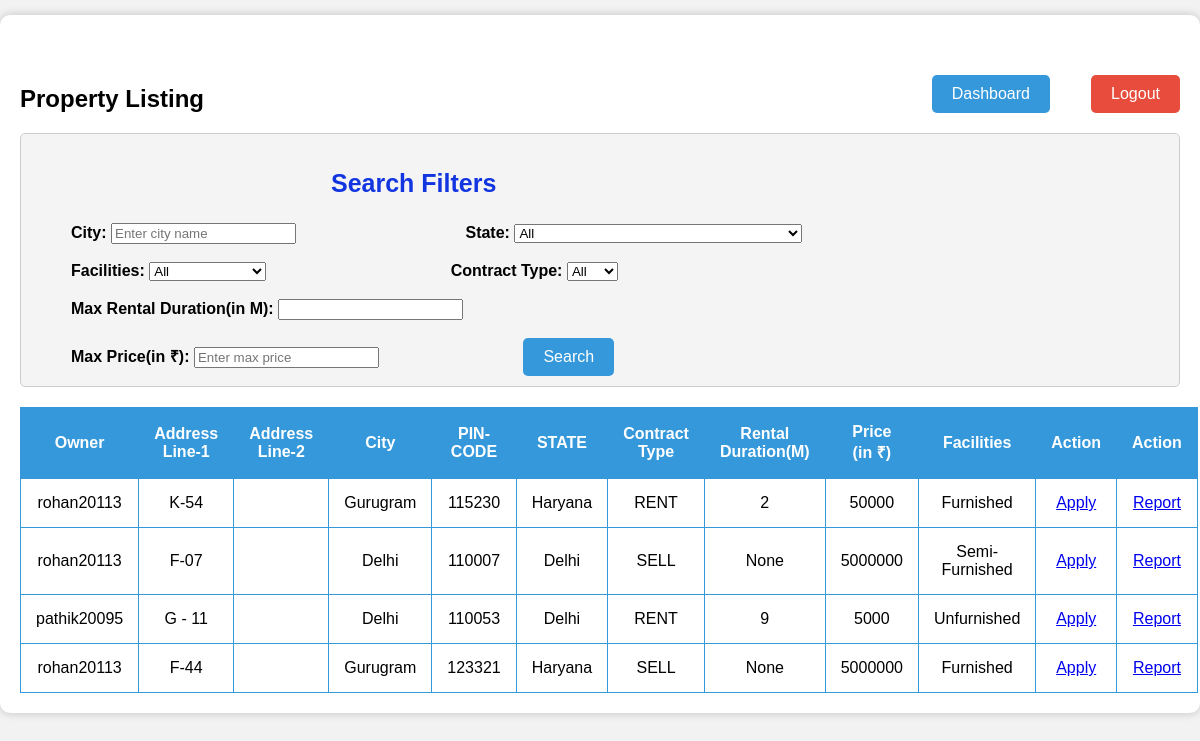
Screenshot of /search_properties/ (signed in) with the database file from the repository.
### project_app/models.py (models this page shows, shortened)
class Property(models.Model):
    owner = models.CharField(max_length=30,  null= False, blank=False, default = None)
    address_line_1 = models.CharField(max_length=30,  null= False, blank=False, default = None)
    address_line_2 = models.CharField(max_length=30,  null= False, blank=True, default = '')
    state = models.CharField(max_length=30,  null= False, blank=False, default = None)
    city = models.CharField(max_length=30,  null= False, blank=False, default = None)
    pincode = models.CharField(max_length=6,  null= False, blank=False, default = None)
    type = models.CharField(max_length=4,  null= False, blank=False, default = None)
    duration = models.DecimalField(decimal_places=0, max_digits=3, validators=[MaxValueValidator(limit_value=240)], null = True, blank = True, default = None)
    price = models.DecimalField(decimal_places=0, max_digits=10, null = True, blank = True, default= 0)
    facilities = models.CharField(max_length=20,  null= False, blank=False, default = None)

### project_app/views.py (the view)
# urls.py: path("search_properties/", views.search_properties, name="search_properties_page"),
def search_properties(request):
    request.session['transaction_ekyc'] = None
    if(request.method == 'POST'):
        username = request.session.get('username')
        if(request.session.get('email_kyc') is None):
            return redirect('logout_page')
        if(username is None):
            return redirect('login_page')
    else:
        username = request.session.get('username')
        if(request.session.get('email_kyc') is None):
            return redirect('logout_page')
        if(username is None):
            return redirect('login_page')
        try:
            my_properties_list = []
            properties = list(Property.objects.values())
            for i in range(len(properties)):
                if(properties[i]['owner'] !=username and properties[i]['type'] in ['SELL', 'RENT']):
                    my_properties_list.append(properties[i])
            applications = list(PropertyApplications.objects.values())
            user_details = [{'user': username}]
            return render(request, 'search_properties.html', {'properties':my_properties_list, 'applications':applications, 'user': user_details})
        except:
            messages.error(request, 'Unexpected Error')
            return redirect('dashboard_page')

### project_app/templates/search_properties.html (shortened to what this page needs)
<!DOCTYPE html>
<html>
<head>
</head>
<body>
    <div class="container">
        <div>
            <h2 style="margin-top: 50px;">Property Listing</h2>
            <a class="dashboard-button" href="/dashboard">Dashboard</a>
            <a class="logout-button" href="/logout">Logout</a>
        </div>
        <div class="filter-container">
            <h3 style="margin-left:300px;text-shadow: #1e6aae;text-underline-position: auto;font-size: 25px;
            width: fit-content;color: #1235e1;">Search Filters</h3>
            <label class="filter-label"  for="filter-city">City:</label>
            <input type="text" id="filter-city" placeholder="Enter city name">
            <label class="filter-label-third" for="filter-state">State:</label>
            <select id="filter-state">
                <option value="">All</option>
            </select>
            <br></br>
            <label class="filter-label" for="filter-facilities">Facilities:</label>
            <select id="filter-facilities">
                <option value="">All</option>
            </select>
            <label class="filter-label-second" for="filter-type">Contract Type:</label>
            <select id="filter-type">
                <option value="">All</option>
            </select>
            <br></br>
            <label class = "filter-label" for="filter-duration">Max Rental Duration(in M):</label>
            <input type="number" id="filter-duration" name="duration" min="0">
            <br></br>
            <label class="filter-label" for="filter-price">Max Price(in ₹):</label>
            <input type="number" id="filter-price" placeholder="Enter max price" min="0">
            <button type="button" class="search-button" id="search-button">Search</button>
        </div>
        <div class="scroll-container">
            <table>
                <thead>
                    <tr>
                        <th>Owner</th>
                        <th>Address Line-1</th>
                        <th>Address Line-2</th>
                        <th>City</th>
                        <th>PIN-CODE</th>
                        <th>STATE</th>
                        <th>Contract Type</th>
                        <th>Rental Duration(M)</th>
                        <th>Price (in ₹)</th>
                        <th>Facilities</th>
                        <th>Action</th>
                        <th>Action</th>
                    </tr>
                </thead>
                <tbody>
                    {% for property in properties %}
                    <tr>
                        <td>{{ property.owner }}</td>
                        <td>{{ property.address_line_1 }}</td>
                        <td>{{ property.address_line_2 }}</td>
                        <td>{{ property.city }}</td>
                        <td>{{ property.pincode }}</td>
                        <td>{{ property.state }}</td>
                        <td>{{ property.type }}</td>
                        <td>{{ property.duration }}</td>
                        <td>{{ property.price }}</td>
                        <td>{{ property.facilities }}</td>
                        <td>
                            <a id = 'action_available' href="/apply_property_deal/{{property.id}}">Apply</a>
                        </td>
                        <td>
                            <a id = 'action_available' href="/report_listing/{{property.id}}">Report</a>
                        </td>
                    </tr>
                    {% endfor %}
                </tbody>
            </table>
        </div>
    </div>
</body>
</html>

### project_app/templates/search_properties.html (style rules this page uses)
html, body { height: fit-content; font-family: Arial, sans-serif; background-color: #f2f2f2; margin: 0; padding: 0; }
.container { max-width: 1250px; margin: 15px auto; padding: 20px; background-color: #fff; box-shadow: 0px 0px 10px rgba(0, 0, 0, 0.2); border-radius: 10px; height: 100%; position: relative; overflow-x: scroll; overflow-y: scroll; }
.scroll-container { max-height: calc(100% - 120px); }
table { width: 100%; border-collapse: collapse; margin-top: 20px; }
table, th, td { border: 1px solid #3498db; }
th, td { padding: 15px; text-align: center; }
th { background-color: #3498db; color: #fff; }
.logout-button { position: absolute; top: 60px; right: 20px; background-color: #e74c3c; color: #fff; border: none; padding: 10px 20px; font-size: 16px; border-radius: 5px; cursor: pointer; text-decoration: none; }
.dashboard-button { position: absolute; top: 60px; right: 150px; background-color: #3498db; color: #fff; border: none; padding: 10px 20px; font-size: 16px; border-radius: 5px; cursor: pointer; text-decoration: none; }
.filter-container { margin-top: 20px; padding: 10px; border: 1px solid #ccc; background-color: #f4f4f4; border-radius: 5px; }
.filter-label { margin-left: 40px; font-weight: bold; }
.filter-label-second { margin-left: 180px; font-weight: bold; }
.filter-label-third { margin-left: 165px; font-weight: bold; }
.search-button { margin-left: 140px; background-color: #3498db; color: #fff; border: none; padding: 10px 20px; font-size: 16px; border-radius: 5px; cursor: pointer; }

### rows the page displays
Property: owner "rohan20113", address_line_1 "K-54", city "Gurugram", pincode "115230", state "Haryana", type "RENT", duration "2", price "50000", facilities "Furnished"
Property: owner "rohan20113", address_line_1 "F-07", city "Delhi", pincode "110007", state "Delhi", type "SELL", duration "None", price "5000000", facilities "Semi-Furnished"
Property: owner "pathik20095", address_line_1 "G - 11", city "Delhi", pincode "110053", state "Delhi", type "RENT", duration "9", price "5000", facilities "Unfurnished"
Property: owner "rohan20113", address_line_1 "F-44", city "Gurugram", pincode "123321", state "Haryana", type "SELL", duration "None", price "5000000", facilities "Furnished"
